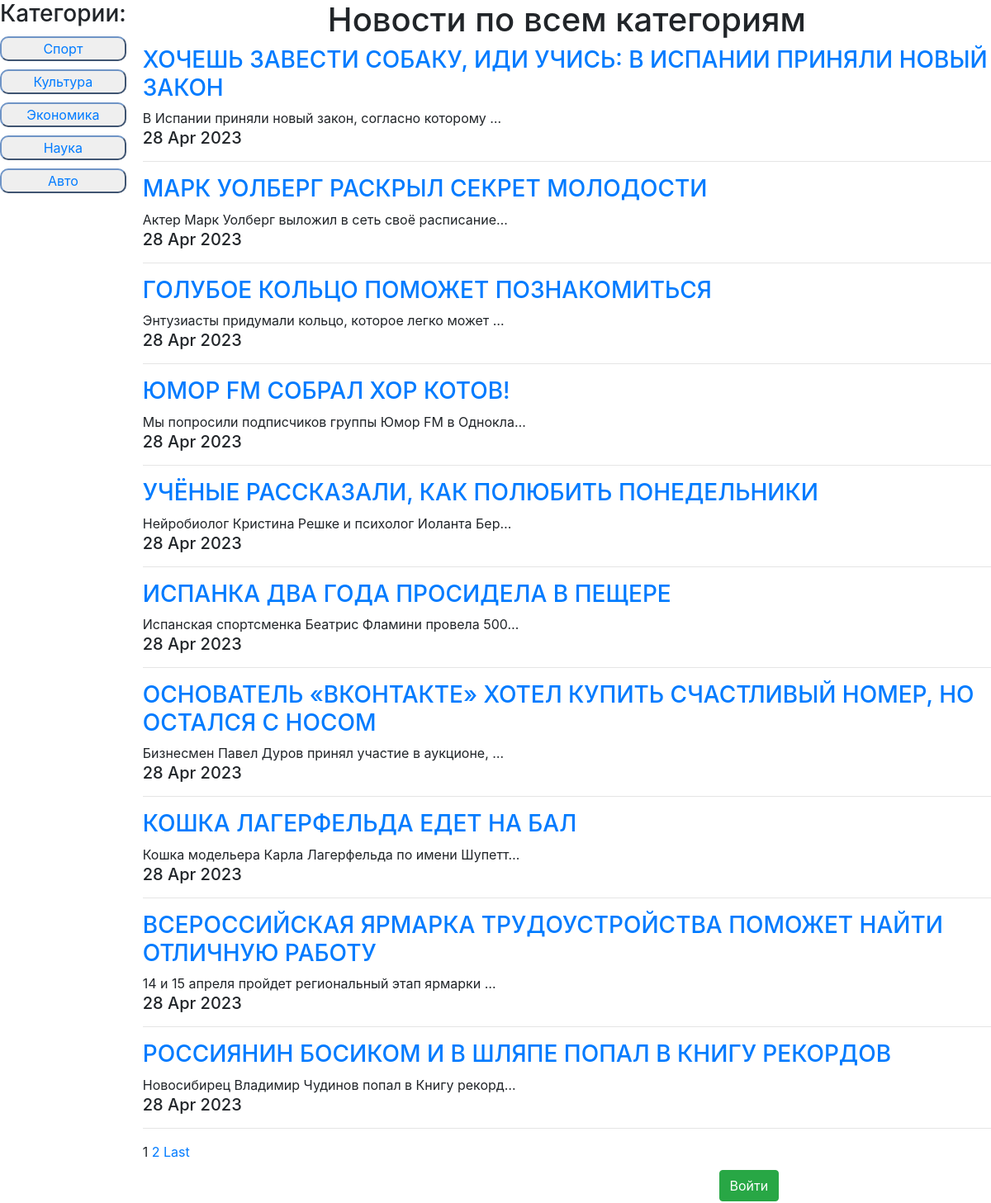
Before: /news/ with the older database file.
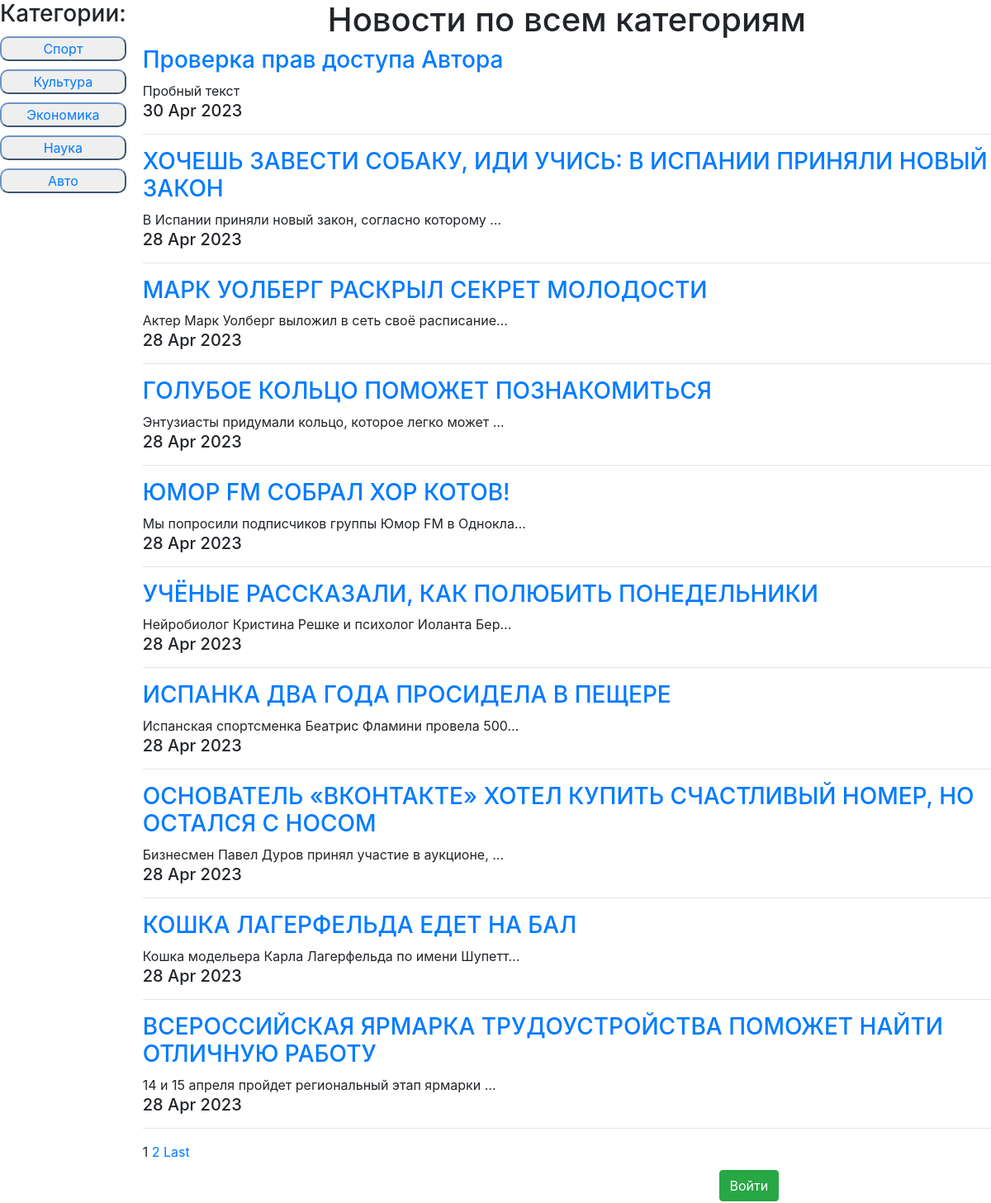
After: the same page with the newer database file.
### news/models.py (models this page shows, shortened)
class Category(models.Model):
	new_category = models.CharField(max_length = 100, unique = True)
	def __str__(self):
		return f'{self.new_category}'

class Post(models.Model):
	POST_TYPE = [('AR', 'Статья'), ('NW', 'Новость')]
	author = models.ForeignKey(Author, on_delete = models.CASCADE)
	post_type = models.CharField(max_length = 2, choices = POST_TYPE, default = 'AR')
	time_create = models.DateTimeField(auto_now_add = True)
	title = models.CharField(max_length = 255)
	text = models.TextField()
	rating = models.IntegerField(default = 0)
	categories = models.ManyToManyField(Category, through='PostCategory')

### news/views.py (the view)
# urls.py: path('', PostsList.as_view(), name=''),
class PostsList(ListView):
    model = Post
    template_name ='news.html'
    context_object_name = 'news'
    paginate_by = 10
    def get_queryset(self):
        if len(self.kwargs):
            category = Category.objects.get(id=self.kwargs['category_id'])
            queryset = Post.objects.filter(categories=category).order_by('-time_create')
        else:
            queryset = Post.objects.order_by('-time_create')
        return queryset
    def get_context_data(self, **kwargs):
        context = super().get_context_data(**kwargs)
        context['is_author'] = self.request.user.groups.filter(name = 'Authors').exists()
        context['categories'] = Category.objects.all()
        if len(self.kwargs):
            context['category_name'] = Category.objects.get(id=self.kwargs['category_id'])
        return context

### news/templatetags/custom_filters.py (called while the page is built)
@register.filter(name='censor')
def censor(text):
    bad_words = ('Теперь', 'нового', 'вышло')
    for word in bad_words:
        if word in text:
            text = text.replace(word, '*****')
    return text

### templates/news.html (shortened to what this page needs)
{% extends 'default.html' %}
{% load custom_filters %}
{% load static %}
{% block css %}
    <link href="{% static '/news/style.css' %}" rel="stylesheet">
    <link href="{% static '/bootstrap/bootstrap.min.css' %}" rel="stylesheet">
{% endblock css %}
{% block content %}
    <div class="conteiner">
        <div class="item sidebar">
            <h3>Категории:</h3>
            <ul>
                {% for category in categories %}
            <li><button id="category_buttons">
                <a class="a_cat_filter" href="{% url 'category_filter' category.id %}">{{ category }}</a>
            </button></li>
                {% endfor %}
            </ul>
        </div>
    <div class="item content">
    {% if not category_name %}
        <h1 id="count_cat_news">Новости по всем категориям</h1>
    {% endif %}
{% for onenews in news%}
    <a href="{% url 'post_detail' onenews.id %}"><h3>{{onenews.title|censor}}</h3></a>
    {{onenews.text|truncatechars:50|censor}}
    <h5>{{onenews.time_create|date:'d M Y'}}</h5>
<hr>
{% endfor %}
    {% if is_paginated %}
        {% for num in page_obj.paginator.page_range %}
            {% if page_obj.number == num %}
                <a>{{ num }}</a>
            {% endif %}
        {% endfor %}
        {% if page_obj.has_next %}
            {% if page_obj.next_page_number == page_obj.paginator.num_pages %}
                <a href="?page={{ page_obj.next_page_number }}">{{ page_obj.next_page_number }}</a>
            {% else %}
                <a href="?page={{ page_obj.next_page_number }}">{{page_obj.next_page_number}}</a>
                <a href="?page={{ page_obj.paginator.num_pages }}">Last</a>
            {% endif %}
        {% endif %}
    {% endif %}
    <div style="width: 50%; margin: 10px 25% 50px 25%">
        {% if user.is_authenticated %}
                <a href="{% url 'logout' %}" style="float: right; text-decoration: none"><button type="button" style="float: right" class="btn btn-success">Выйти</button></a>
        {% else %}
                <a href="/accounts/login/?next=/"><button style="float: right" class="btn btn-success">Войти</button></a>
        {% endif %}
    </div>
    </div>
    </div>
{% endblock content %}

Changed rows visible on the page:
no longer on this page (row unchanged): Post: title|censor "РОССИЯНИН БОСИКОМ И В ШЛЯПЕ ПОПАЛ В КНИГУ РЕКОРДОВ", text|censor "Новосибирец Владимир Чудинов попал в Книгу рекорд…", time_create "28 Apr 2023"
added Post: title|censor "Проверка прав доступа Автора", text|censor "Пробный текст", time_create "30 Apr 2023"
